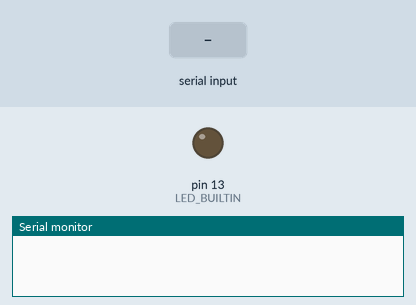
Simulated run of this sketch. Board: Arduino Uno, built with avr-gcc and run on an emulated ATmega328P. Parts: output pins drawn as LEDs (lit = HIGH), the last lines printed to the serial monitor. Inputs (shaded band) come from the test bench.

Above: at 1.2 s.
1.3 s: "<START,1>" received over Serial
At 2.1 s:
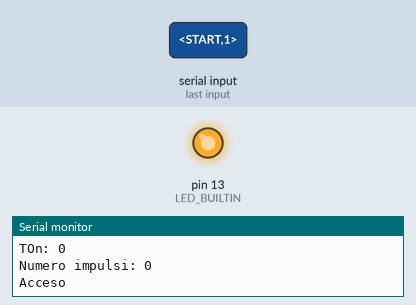
2.8 s: "<START N>" received over Serial
At 3.3 s:
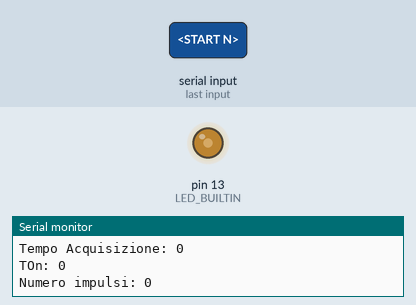
Timing chart, 0 to 5.8 s (numbered marks = the images above; inputs shaded):
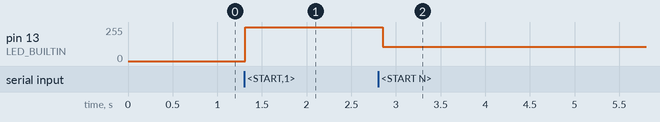

The sketch:

Sketch.ino
```cpp
/*PARAMETRI PER ARDUINO*/
int tacquisizione;
int tOn;
int nimpulsi;
/*VARIABILI PER IL PARSING DELLA STRINGA*/
const byte numChars = 32;
char receivedChars[numChars];
char command[numChars] = {0};
char tempChars[numChars]; /*array temporaneo per il parsing*/
boolean newData = false;

void setup() {
  // put your setup code here, to run once:
  pinMode(LED_BUILTIN, OUTPUT);
  Serial.println ("Inserisci i dati <Modalità, Tempo di Acquisizione, tON, Numero Impulsi>");
  Serial.println ("Per START e STOP <START || STOP, 0, 0, 0>");
  Serial.begin(9600);
}

void loop() {
  // put your main code here, to run repeatedlyz
  recvWithStartEndMarkers();
  if (newData == true) {
    strcpy (tempChars, receivedChars);
    parseData();
    showParsedData();
    if (strcmp(command, "START") == 0) {
      startREC();
    } else if (strcmp(command, "STOP") == 0) {
      stopREC();
    } else if (strcmp(command, "START N") == 0) {
      startNImpulsi();
    }
  }
  newData = false;
}

void startREC() {
  digitalWrite (LED_BUILTIN, HIGH);
  Serial.println("Acceso");
}

void stopREC() {
  digitalWrite(LED_BUILTIN, LOW);
  Serial.println("Spento");
}

void startNImpulsi() {
  int tempo = 0;
  int i = 0;
  while (tempo <= nimpulsi * tacquisizione) {
    digitalWrite(LED_BUILTIN , HIGH);
    delay(tOn);
    digitalWrite(LED_BUILTIN, LOW);
    delay(tacquisizione - tOn);
    i++;
    tempo = tacquisizione * i;
  }
}

/* FUNZIONE PER PARSARE LA STRINGA DA TERMINALE */
void recvWithStartEndMarkers() {
  static boolean recvInProgress = false;
  static byte ndx = 0;
  char startMarker = '<';
  char endMarker = '>';
  char rc;
  while (Serial.available() > 0 && newData == false) {
    rc = Serial.read();

    if (recvInProgress == true) {
      if (rc != endMarker) {
        receivedChars[ndx] = rc;
        ndx++;
        if (ndx >= numChars) {
          ndx = numChars - 1;
        }
      }
      else {
        receivedChars[ndx] = '\0'; // terminate the string
        recvInProgress = false;
        ndx = 0;
        newData = true;
      }
    }

    else if (rc == startMarker) {
      recvInProgress = true;
    }
  }
}

void parseData() {      // split the data into its parts

  char * strtokIndx; // this is used by strtok() as an index
  strtokIndx = strtok(tempChars, ",");
  strcpy (command, strtokIndx);

  /*strtokIndx = strtok(tempChars,",");      // get the first part - the string
    command = atoi(strtokIndx); // copy it to messageFromPC*/

  strtokIndx = strtok(NULL, ","); // this continues where the previous call left off
  tacquisizione = atoi(strtokIndx);     // converte questa parte in un intero

  strtokIndx = strtok(NULL, ",");
  tOn = atoi(strtokIndx);

  strtokIndx = strtok(NULL, ",");
  nimpulsi = atoi(strtokIndx);

}

void showParsedData() {
  Serial.print("Modalità: ");
  Serial.println(command);
  Serial.print("Tempo Acquisizione: ");
  Serial.println(tacquisizione);
  Serial.print("TOn: ");
  Serial.println(tOn);
  Serial.print("Numero impulsi: ");
  Serial.println(nimpulsi);
}
```

Measured:
- after the input at 1.3 s, pin 13 (LED_BUILTIN): 0/255 → 255/255 at once
- after the input at 2.8 s, pin 13 (LED_BUILTIN): 255/255 → 108/255 after 0.05 s
